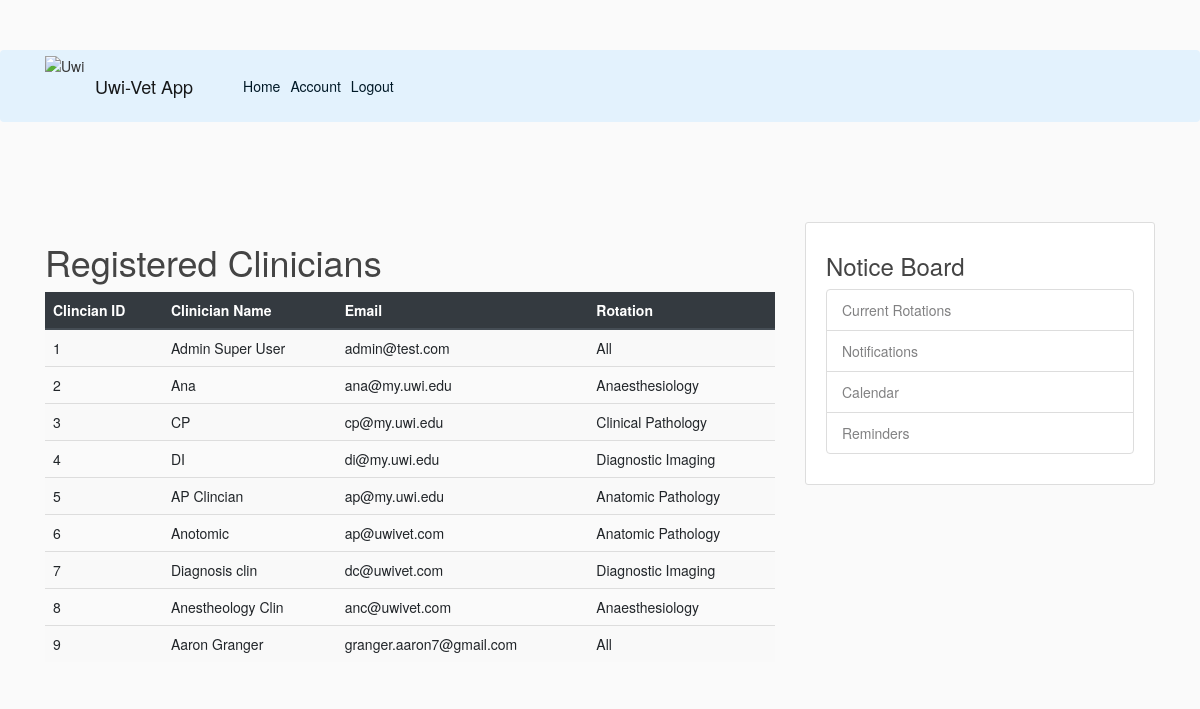
Screenshot of /usersreg (signed in) with the database file from the repository.
### flaskblog/models.py (models this page shows, shortened)
class User2(db.Model, UserMixin):
    id = db.Column(db.Integer, primary_key = True)
    username = db.Column(db.String(20), unique=True, nullable=False)
    email = db.Column(db.String(120), unique=True, nullable=False)
    image_file = db.Column(db.String(20), nullable=False, default='default.jpg')
    password = db.Column(db.String(60), nullable=False)
    level = db.Column(db.Integer, nullable=False, default='2')
    rotation = db.Column(db.String(50), nullable =False)

### flaskblog/routes.py (the view)
@app.route("/usersreg")
@login_required
def competancy():
    records= User2.query.all()
    return render_template('usersreg.html', title='usersreg.html', User2=records)

### flaskblog/models.py (called while the page is built)
@login_manager.user_loader
def load_user(user_id):
    return User2.query.get(int(user_id))

### flaskblog/templates/usersreg.html
{% extends "layout.html" %}
{% block content%}
    <h1>Registered Clinicians</h1>
    <div class="row">
        <div class="col">
            <table class="table table-striped table-hover">
                <thead class="thead-dark">
                    <tr>
                        <th>Clincian ID</th><th>Clinician Name</th><th>Email</th><th>Rotation</th>
                    </tr>
                </thead>
                <tbody>
                    {% for val in User2 %}
                    <tr>
                        <td>{{val.id}}</td>
                        <td>{{val.username}}</td>
                        <td>{{val.email}}</td>
                        <td>{{val.rotation}}</td>
                    </tr>
                    {% endfor %}
                </tbody>
            </table>
        </div>
    </div>
{% endblock content %}

### flaskblog/static/main.css (style rules this page uses)
body { background: #fafafa; color: #333333; margin-top: 5rem; }
h1, h2, h3, h4, h5, h6 { color: #444444; }

### rows the page displays
User2: id "1", username "Admin Super User", email "admin@test.com", rotation "All"
User2: id "2", username "Ana", email "ana@my.uwi.edu", rotation "Anaesthesiology"
User2: id "3", username "CP", email "cp@my.uwi.edu", rotation "Clinical Pathology"
User2: id "4", username "DI", email "di@my.uwi.edu", rotation "Diagnostic Imaging"
User2: id "5", username "AP Clincian", email "ap@my.uwi.edu", rotation "Anatomic Pathology"
User2: id "6", username "Anotomic", email "ap@uwivet.com", rotation "Anatomic Pathology"
User2: id "7", username "Diagnosis clin", email "dc@uwivet.com", rotation "Diagnostic Imaging"
User2: id "8", username "Anestheology Clin", email "anc@uwivet.com", rotation "Anaesthesiology"
User2: id "9", username "Aaron Granger", email "granger.aaron7@gmail.com", rotation "All"
